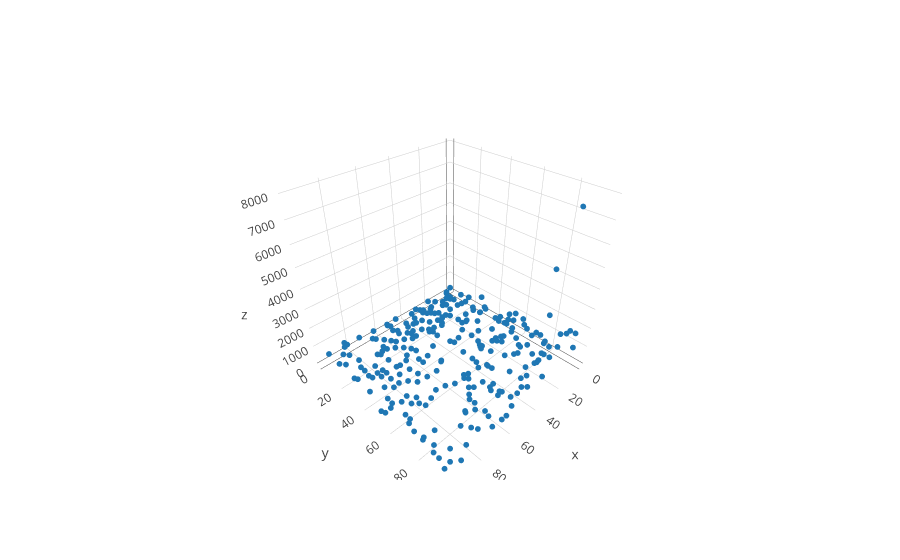

Source (notebook cell):
### Markdown cell above
Here, we take a sample of 25 percent of the above grid to "observe"

### Code cell
X_part, y_part = sim.rand_partial_grid(X, y, 0.3)
X_full, y_full, obs_idx, imag_idx = sim.fill_grid(X_part, y_part)

color = np.zeros(X_full.shape[0])
color[obs_idx] = 1.0
trace_partial_obs = go.Scatter3d(x = X_full[obs_idx, 0], y = X_full[obs_idx, 1],
                                 z= y[obs_idx], mode = 'markers', marker=dict(size = 2))
iplot([trace_partial_obs])

### Figure 1 — Plotly figure (JSON) as saved in the notebook; plotly's stock layout.template omitted (floating-point values rounded to 4 significant figures; data arrays with more than 128 entries replaced by an {"elided": "..."} marker saying what was removed)
{"data": [{"marker": {"size": 2}, "mode": "markers", "type": "scatter3d", "x": {"elided": "270 float values"}, "y": {"elided": "270 float values"}, "z": {"elided": "270 int values"}}], "layout": {}}
